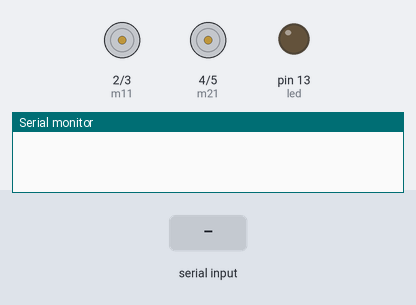
The sketch below on a simulated Arduino Uno, built with avr-gcc and run on an emulated ATmega328P. Shown: motor-driver pin pairs drawn as motors (green arrow = first pin HIGH = forward, orange = second pin HIGH = backward, longer = more drive), output pins drawn as LEDs (lit = HIGH), the last lines printed to the serial monitor. Inputs (shaded band) come from the test bench.

Above: at 1.2 s.
1.3 s: "1" received over Serial
At 1.6 s:
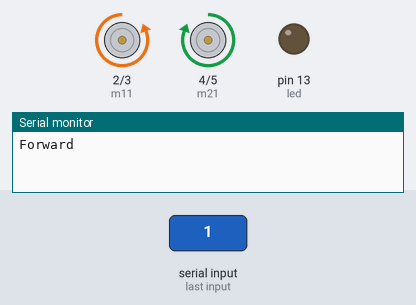
2.8 s: "2" received over Serial
At 3.9 s:
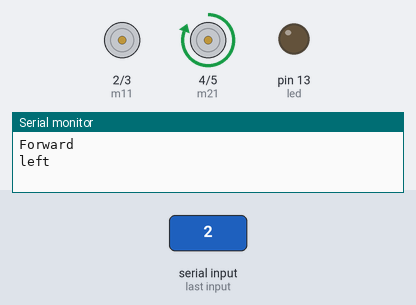
4.3 s: "3" received over Serial
At 5.1 s:
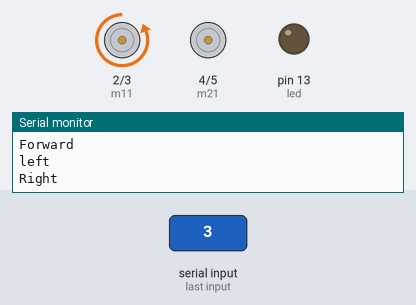
5.9 s: "4" received over Serial
At 6.3 s:
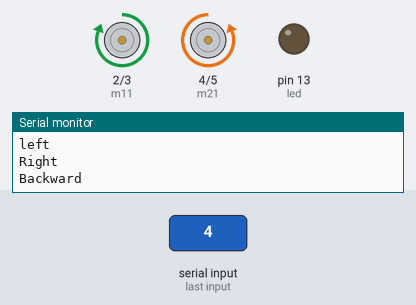
7.4 s: "6" received over Serial
At 8.6 s:
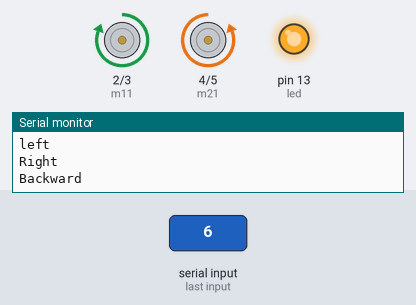
8.9 s: "5" received over Serial
At 9.8 s:
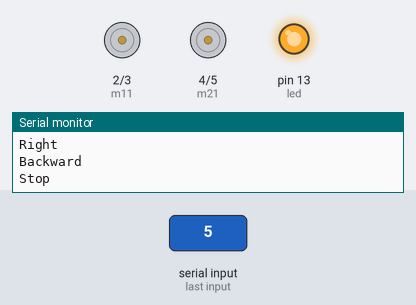
Timing chart, 0 to 11.4 s (numbered marks = the images above; inputs shaded):
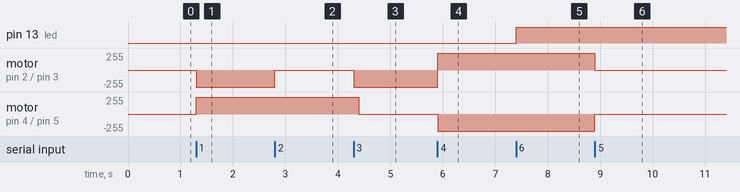

Measured:
- after the input at 1.3 s, motor on pin 2 (m11) / pin 3 (m12): stopped → backward 255/255 at once; motor on pin 4 (m21) / pin 5 (m22): stopped → forward 255/255 at once
- after the input at 2.8 s, motor on pin 2 (m11) / pin 3 (m12): backward 255/255 → stopped at once
- after the input at 4.3 s, motor on pin 2 (m11) / pin 3 (m12): stopped → backward 255/255 at once; motor on pin 4 (m21) / pin 5 (m22): forward 255/255 → stopped after 0.10 s
- after the input at 5.9 s, motor on pin 2 (m11) / pin 3 (m12): backward 255/255 → forward 255/255 at once; motor on pin 4 (m21) / pin 5 (m22): stopped → backward 255/255 at once
- after the input at 7.4 s, pin 13 (led): LOW → HIGH at once
- after the input at 8.9 s, motor on pin 2 (m11) / pin 3 (m12): forward 255/255 → stopped at once; motor on pin 4 (m21) / pin 5 (m22): backward 255/255 → stopped at once

The sketch:

code.ino
```cpp
int led=13;
int m11=2;
int m12=3;
int m21=4;
int m22=5;
char data=0;
void forward()
{
  digitalWrite(m11,LOW);
  digitalWrite(m12,HIGH);
  digitalWrite(m21,HIGH);
  digitalWrite(m22,LOW);

}
void backward()
{
  digitalWrite(m11,HIGH);
  digitalWrite(m12,LOW);
  digitalWrite(m21,LOW);
  digitalWrite(m22,HIGH);


}
void left()
{
  digitalWrite(m11,LOW);
  digitalWrite(m12,HIGH);
  delay(100);
  digitalWrite(m21,LOW);
  digitalWrite(m22,LOW);

}
void right()
{
  digitalWrite(m11,LOW);
  digitalWrite(m12,LOW);
  delay(100);
  digitalWrite(m21,HIGH);
  digitalWrite(m22,LOW);

}
void Stop()
{
  digitalWrite(m11,LOW);
  digitalWrite(m12,LOW);
  digitalWrite(m21,LOW);
  digitalWrite(m22,LOW);

}
void setup()
{
  Serial.begin(9600);
  pinMode(m11,OUTPUT);
  pinMode(m12,OUTPUT);
  pinMode(m21,OUTPUT);
  pinMode(m22,OUTPUT);
  pinMode(led,OUTPUT);
}
void loop()
{
  while(Serial.available())
  {
    char data=Serial.read();
    if(data=='1')
    {
      Serial.println("Forward");
      forward();
    }
    else if(data=='2')
    {
      Serial.println("left");
      right();
    }
    else if(data=='3')
    {
      Serial.println("Right");
      left();
    }
    else if(data=='4')
    {
      Serial.println("Backward");
      backward();
    }
    else if(data=='5')
    {
      Serial.println("Stop");
      Stop();
    }
     if(data=='6')
      digitalWrite(led,HIGH);
      else if(data=='7')
     digitalWrite(led,LOW);
    delay(100);
    }
  }
```
